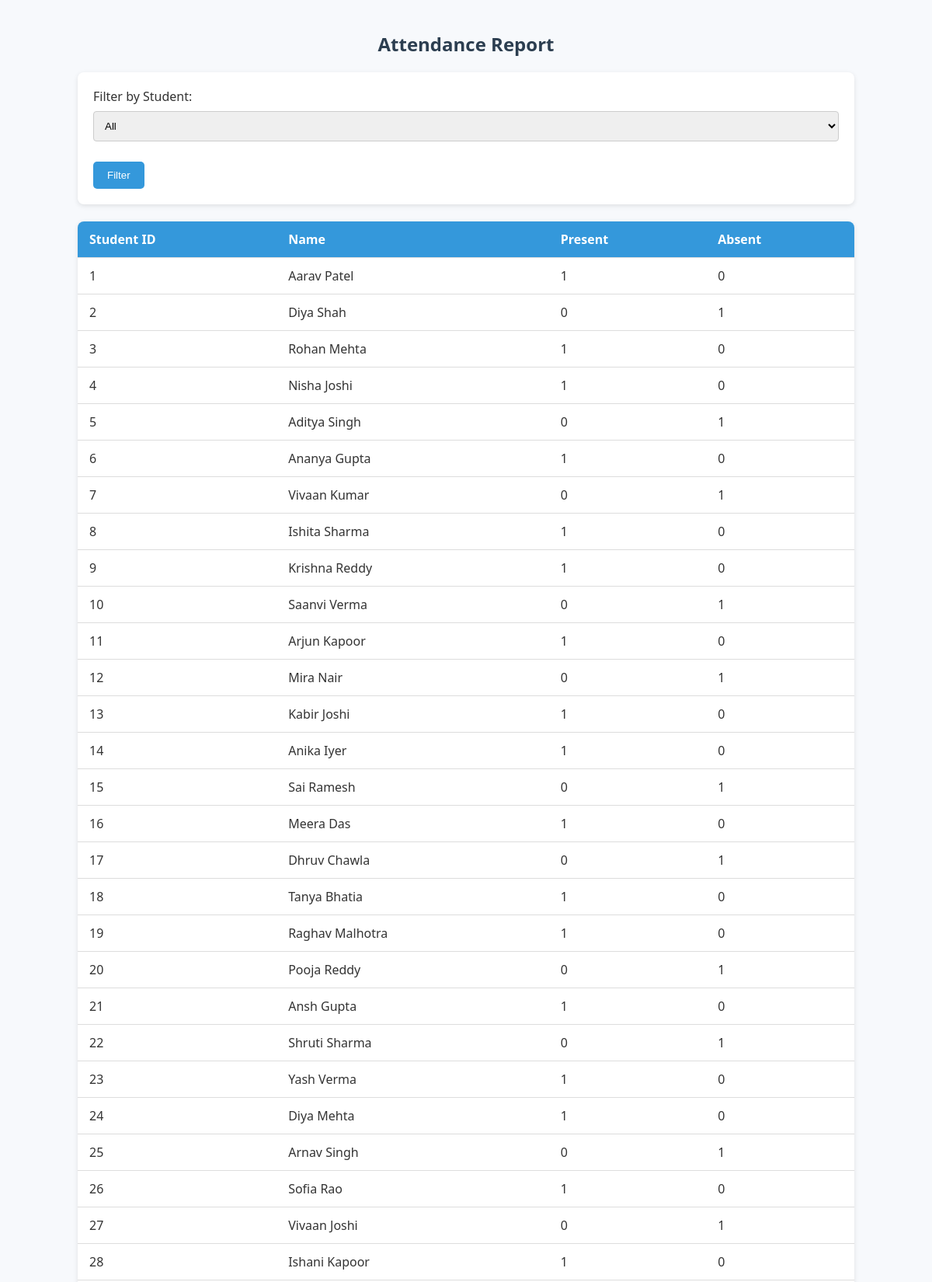
The page /attendance_report.php (signed in, upper part) on the database its author committed.
### tables this page shows
CREATE TABLE `students` (
  `id` int(11) NOT NULL,
  `name` varchar(100) NOT NULL,
  `class` varchar(20) NOT NULL,
  `email` varchar(100) NOT NULL,
  `contact` varchar(20) NOT NULL
);

### attendance_report.php (the view, shortened to what this page needs)
<?php
include('config.php');
if(isset($_GET['student']) && $_GET['student'] != ""){
    $student_filter = $_GET['student'];
    $sql = "SELECT s.id, s.name,
                   SUM(CASE WHEN a.status='Present' THEN 1 ELSE 0 END) AS present_count,
                   SUM(CASE WHEN a.status='Absent' THEN 1 ELSE 0 END) AS absent_count
            FROM students s
            LEFT JOIN attendance a ON s.id = a.student_id
            WHERE s.id='$student_filter'
            GROUP BY s.id";
} else {
    $sql = "SELECT s.id, s.name,
                   SUM(CASE WHEN a.status='Present' THEN 1 ELSE 0 END) AS present_count,
                   SUM(CASE WHEN a.status='Absent' THEN 1 ELSE 0 END) AS absent_count
            FROM students s
            LEFT JOIN attendance a ON s.id = a.student_id
            GROUP BY s.id";
}
$result = $conn->query($sql);
?>
<!DOCTYPE html>
<html lang="en">
<head>
    <link rel="stylesheet" href="css/style.css">
</head>
<body>
<div class="container">
    <h2>Attendance Report</h2>
    <form method="GET" action="">
        Filter by Student:
        <select name="student">
            <option value="">All</option>
        </select>
        <input type="submit" value="Filter">
    </form>
    <br>
    <table>
        <tr>
            <th>Student ID</th>
            <th>Name</th>
            <th>Present</th>
            <th>Absent</th>
        </tr>
        <?php
        if($result->num_rows > 0){
            while($row = $result->fetch_assoc()){
                echo "<tr>
                        <td>".$row['id']."</td>
                        <td>".$row['name']."</td>
                        <td>".$row['present_count']."</td>
                        <td>".$row['absent_count']."</td>
                      </tr>";
            }
        } else {
            echo "<tr><td colspan='4'>No records found</td></tr>";
        }
        ?>
    </table>
</div>
</body>
</html>

### css/style.css (style rules this page uses)
body { font-family: 'Segoe UI', Tahoma, Geneva, Verdana, sans-serif; background-color: #f7f9fc; margin: 0; padding: 0; color: #333; }
.container { max-width: 1000px; margin: auto; padding: 20px; }
h2, h3 { color: #2c3e50; }
h2 { text-align: center; margin-top: 20px; }
form { background-color: #fff; padding: 20px; border-radius: 8px; box-shadow: 0 2px 6px rgba(0,0,0,0.1); }
input[type="text"], input[type="email"], input[type="password"], input[type="date"], select { width: 100%; padding: 10px; margin: 8px 0 16px 0; border: 1px solid #ccc; border-radius: 4px; box-sizing: border-box; }
input[type="submit"], button, a.button { background-color: #3498db; color: white; padding: 10px 18px; border: none; border-radius: 5px; cursor: pointer; text-decoration: none; display: inline-block; margin-top: 10px; }
table { width: 100%; border-collapse: collapse; margin-bottom: 20px; background-color: #fff; border-radius: 8px; overflow: hidden; box-shadow: 0 2px 6px rgba(0,0,0,0.1); }
table th, table td { padding: 12px 15px; text-align: left; border-bottom: 1px solid #ddd; }
table th { background-color: #3498db; color: #fff; }

### rows shown on the page
students: id "1", name "Aarav Patel", present_count "1", absent_count "0"
students: id "2", name "Diya Shah", present_count "0", absent_count "1"
students: id "3", name "Rohan Mehta", present_count "1", absent_count "0"
students: id "4", name "Nisha Joshi", present_count "1", absent_count "0"
students: id "5", name "Aditya Singh", present_count "0", absent_count "1"
students: id "6", name "Ananya Gupta", present_count "1", absent_count "0"
students: id "7", name "Vivaan Kumar", present_count "0", absent_count "1"
students: id "8", name "Ishita Sharma", present_count "1", absent_count "0"
students: id "9", name "Krishna Reddy", present_count "1", absent_count "0"
students: id "10", name "Saanvi Verma", present_count "0", absent_count "1"
students: id "11", name "Arjun Kapoor", present_count "1", absent_count "0"
students: id "12", name "Mira Nair", present_count "0", absent_count "1"
students: id "13", name "Kabir Joshi", present_count "1", absent_count "0"
students: id "14", name "Anika Iyer", present_count "1", absent_count "0"
students: id "15", name "Sai Ramesh", present_count "0", absent_count "1"
students: id "16", name "Meera Das", present_count "1", absent_count "0"
students: id "17", name "Dhruv Chawla", present_count "0", absent_count "1"
students: id "18", name "Tanya Bhatia", present_count "1", absent_count "0"
students: id "19", name "Raghav Malhotra", present_count "1", absent_count "0"
students: id "20", name "Pooja Reddy", present_count "0", absent_count "1"
students: id "21", name "Ansh Gupta", present_count "1", absent_count "0"
students: id "22", name "Shruti Sharma", present_count "0", absent_count "1"
students: id "23", name "Yash Verma", present_count "1", absent_count "0"
students: id "24", name "Diya Mehta", present_count "1", absent_count "0"
students: id "25", name "Arnav Singh", present_count "0", absent_count "1"
students: id "26", name "Sofia Rao", present_count "1", absent_count "0"
students: id "27", name "Vivaan Joshi", present_count "0", absent_count "1"
students: id "28", name "Ishani Kapoor", present_count "1", absent_count "0"
